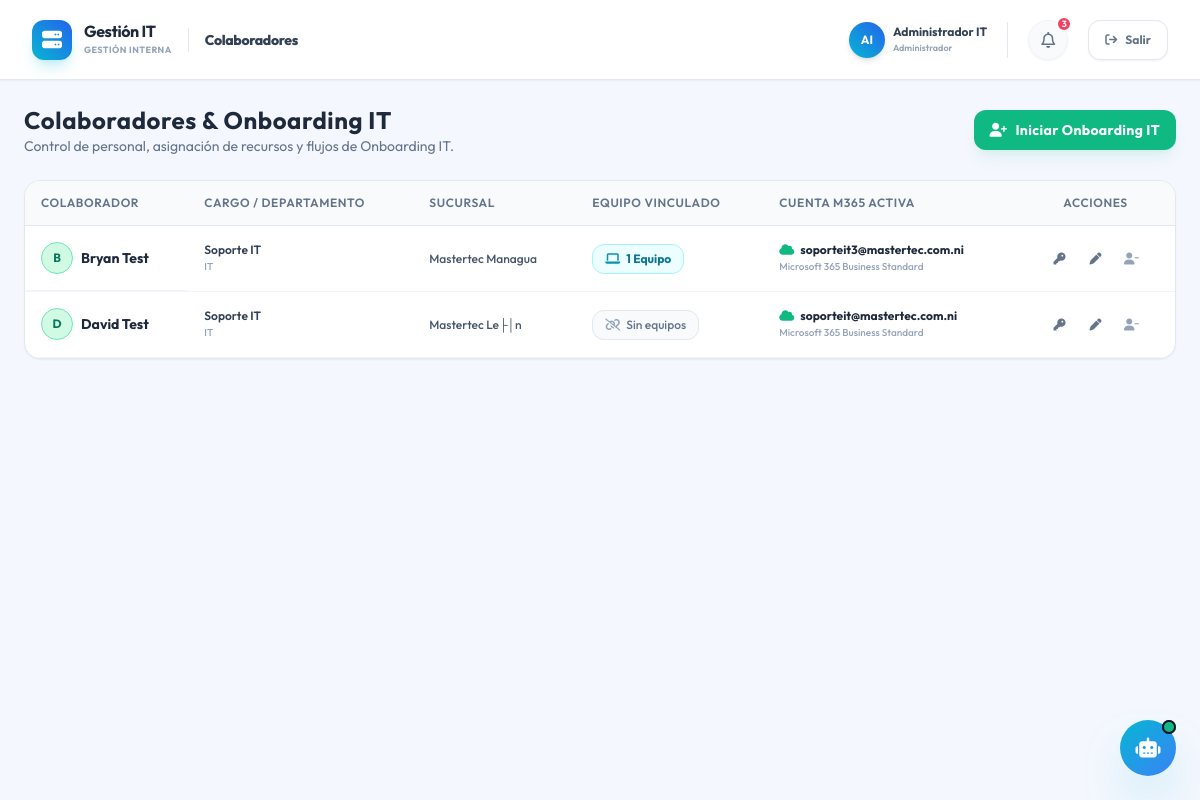
The app's page /modules/empleados/index.php (signed in), older data.
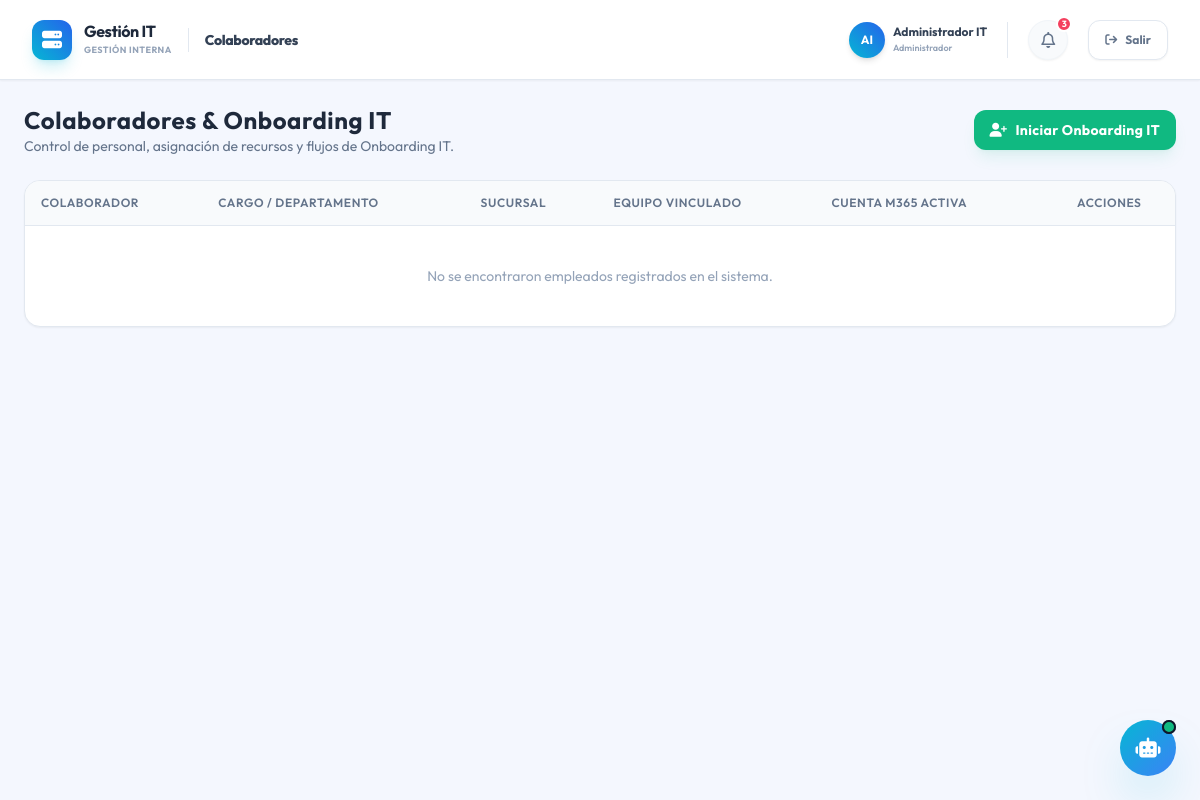
The same page, newer data.
### tables this page shows
CREATE TABLE IF NOT EXISTS `empleados` (
    `id` INT AUTO_INCREMENT PRIMARY KEY,
    `sucursal_id` INT NOT NULL,
    `nombre` VARCHAR(100) NOT NULL,
    `cargo` VARCHAR(100),
    `departamento` VARCHAR(100),
    `estado` ENUM('Activo', 'Inactivo') DEFAULT 'Activo',
    CONSTRAINT `fk_empleado_sucursal` FOREIGN KEY (`sucursal_id`) REFERENCES `sucursales`(`id`) ON DELETE RESTRICT,
    INDEX `idx_sucursal` (`sucursal_id`)
);

### config/system_config.php (called while the page is built)
<?php
return [
    'system_name' => 'Gestión IT',
];

### modules/empleados/index.php (the view, shortened to what this page needs)
<?php
require_once __DIR__ . '/../../includes/header.php';
$db = Database::getConexion();
$sql_empleados = "
    SELECT emp.*, s.nombre AS sucursal_nombre,
           (SELECT COUNT(*) FROM asignaciones WHERE empleado_id = emp.id AND fecha_devolucion IS NULL) AS cant_equipos,
           (SELECT GROUP_CONCAT(CONCAT(eq.id, ':', eq.tipo, ' - ', eq.marca, ' ', eq.modelo, ' (S/N: ', eq.service_tag_sn, ')') SEPARATOR '|')
            FROM asignaciones a JOIN equipos eq ON a.equipo_id = eq.id
            WHERE a.empleado_id = emp.id AND a.fecha_devolucion IS NULL) AS equipos_activos,
           (SELECT GROUP_CONCAT(CONCAT(eq.tipo, ' - ', eq.marca, ' ', eq.modelo, ' (S/N: ', eq.service_tag_sn, ')') SEPARATOR ', ')
            FROM asignaciones a
            JOIN equipos eq ON a.equipo_id = eq.id
            WHERE a.empleado_id = emp.id AND a.fecha_devolucion IS NULL) AS equipo_vinculado,
           (SELECT correo FROM cuentas_m365 WHERE empleado_id = emp.id AND estado = 'Activa' LIMIT 1) AS correo_m365,
           (SELECT licencia_tipo FROM cuentas_m365 WHERE empleado_id = emp.id AND estado = 'Activa' LIMIT 1) AS licencia_m365,
           (SELECT password_cifrado FROM credenciales_personales WHERE empleado_id = emp.id AND tipo = 'PC PIN' LIMIT 1) AS pc_pin_cifrado,
           (SELECT password_cifrado FROM credenciales_personales WHERE empleado_id = emp.id AND tipo = 'Pass AG' LIMIT 1) AS pass_ag_cifrado,
           (SELECT usuario FROM credenciales_personales WHERE empleado_id = emp.id AND tipo = 'Gmail' LIMIT 1) AS correo_gmail,
           (SELECT password_cifrado FROM credenciales_personales WHERE empleado_id = emp.id AND tipo = 'Gmail' LIMIT 1) AS password_gmail_cifrado
    FROM empleados emp
    JOIN sucursales s ON emp.sucursal_id = s.id
    WHERE emp.estado = 'Activo'
    ORDER BY emp.nombre ASC
";
$empleados = $db->query($sql_empleados)->fetchAll();
?>
<div class="space-y-6">
    <div class="flex flex-col sm:flex-row sm:items-center justify-between gap-4">
        <div>
            <h2 class="text-2xl font-bold text-slate-800 tracking-wide">Colaboradores & Onboarding IT</h2>
            <p class="text-slate-500 text-sm">Control de personal, asignación de recursos y flujos de Onboarding IT.</p>
        </div>
        <div>
            <button onclick="abrirModal('modal-onboarding')" class="px-4 py-2.5 rounded-xl bg-emerald-500 hover:bg-emerald-600 text-white font-bold text-sm tracking-wide shadow-lg shadow-emerald-500/10 flex items-center gap-2 transition">
                <i class="fa-solid fa-user-plus"></i> Iniciar Onboarding IT
            </button>
        </div>
    </div>
    <div class="glass-panel rounded-2xl overflow-hidden">
        <div class="overflow-x-auto">
            <table class="w-full text-left modern-table text-sm">
                <thead>
                    <tr>
                        <th class="py-3 px-4">Colaborador</th>
                        <th class="py-3 px-4">Cargo / Departamento</th>
                        <th class="py-3 px-4">Sucursal</th>
                        <th class="py-3 px-4">Equipo Vinculado</th>
                        <th class="py-3 px-4">Cuenta M365 Activa</th>
                        <th class="py-3 px-4 text-center">Acciones</th>
                    </tr>
                </thead>
                <tbody>
                    <?php if (empty($empleados)): ?>
                        <tr>
                            <td colspan="6" class="text-center py-10 text-slate-400">
                                No se encontraron empleados registrados en el sistema.
                            </td>
                        </tr>
                    <?php else: ?>
                        <?php foreach ($empleados as $emp): ?>
                            <tr class="hover:bg-emerald-50/60 cursor-pointer transition border-b border-slate-100 group" onclick='verDetalleEmpleado(<?= json_encode($emp, JSON_HEX_APOS | JSON_HEX_QUOT) ?>)'>
                                <td class="py-4 px-4 font-bold text-slate-800 group-hover:text-emerald-700 transition flex items-center gap-2">
                                    <div class="h-8 w-8 rounded-full bg-emerald-100 border border-emerald-300 flex items-center justify-center text-emerald-700 text-xs font-bold shrink-0">
                                        <?= strtoupper(substr($emp['nombre'], 0, 1)) ?>
                                    </div>
                                    <?= htmlspecialchars($emp['nombre']) ?>
                                </td>
                                <td class="py-4 px-4 text-xs text-slate-600">
                                    <div class="font-semibold text-slate-700"><?= htmlspecialchars($emp['cargo']) ?></div>
                                    <span class="text-[10px] text-slate-400 font-medium"><?= htmlspecialchars($emp['departamento']) ?></span>
                                </td>
                                <td class="py-4 px-4 text-xs font-medium text-slate-600">
                                    <?= htmlspecialchars($emp['sucursal_nombre']) ?>
                                </td>
                                <td class="py-4 px-4 text-xs">
                                     <?php if ($emp['cant_equipos'] > 0): ?>
                                         <div class="inline-flex items-center gap-1.5 px-3 py-1.5 rounded-xl bg-cyan-50 border border-cyan-200 text-cyan-700 font-bold text-xs" title="<?= htmlspecialchars($emp['equipo_vinculado']) ?>">
                                             <i class="fa-solid fa-laptop text-cyan-600 text-xs shrink-0"></i>
                                             <span><?= $emp['cant_equipos'] ?> <?= $emp['cant_equipos'] == 1 ? 'Equipo' : 'Equipos' ?></span>
                                         </div>
                                     <?php else: ?>
                                         <a href="../equipos/index.php" onclick="event.stopPropagation();" class="inline-flex items-center gap-1.5 px-3 py-1.5 rounded-xl bg-slate-50 border border-slate-200 text-slate-500 font-medium text-xs">
                                             <i class="fa-solid fa-link-slash text-slate-400 text-xs shrink-0"></i>
                                             <span>Sin equipos</span>
                                         </a>
                                     <?php endif; ?>
                                </td>
                                <td class="py-4 px-4 text-xs">
                                    <?php if (!empty($emp['correo_m365'])): ?>
                                        <div class="text-slate-700">
                                            <div class="font-bold text-slate-800 flex items-center gap-1.5">
                                                <i class="fa-solid fa-cloud text-emerald-500"></i>
                                                <?= htmlspecialchars($emp['correo_m365']) ?>
                                            </div>
                                            <span class="text-[10px] text-slate-400 font-medium"><?= htmlspecialchars($emp['licencia_m365']) ?></span>
                                        </div>
                                    <?php else: ?>
                                        <a href="../credenciales/index.php?tab=m365" onclick="event.stopPropagation();" class="text-slate-400 hover:text-emerald-600 flex items-center gap-1">
                                            <i class="fa-solid fa-link-slash"></i> Sin cuenta asociada
                                        </a>
                                    <?php endif; ?>
                                </td>
                                <td class="py-4 px-4 text-center">
                                    <div class="flex items-center justify-center gap-1" onclick="event.stopPropagation();">
                                        <a href="?details_id=<?= $emp['id'] ?>" onclick="event.stopPropagation();" class="h-8 w-8 rounded-lg hover:bg-slate-100 flex items-center justify-center text-slate-500 hover:text-emerald-600 transition" title="Ficha de Credenciales Cifradas">
                                            <i class="fa-solid fa-key text-xs"></i>
                                        </a>
                                        <button onclick='event.stopPropagation(); abrirEditarEmpleado(<?= json_encode($emp, JSON_HEX_APOS | JSON_HEX_QUOT) ?>)' class="h-8 w-8 rounded-lg hover:bg-cyan-50 flex items-center justify-center text-slate-500 hover:text-cyan-600 transition" title="Editar Empleado">
                                            <i class="fa-solid fa-pen text-xs"></i>
                                        </button>
                                        <a href="guardar.php?action=baja&id=<?= $emp['id'] ?>" onclick="event.stopPropagation(); return confirm('¿Seguro que deseas dar de baja a este empleado? Esto no eliminará los equipos del sistema, pero los liberará de su asignación.');" class="h-8 w-8 rounded-lg hover:bg-rose-50 flex items-center justify-center text-slate-400 hover:text-rose-500 transition" title="Dar de Baja Colaborador">
                                            <i class="fa-solid fa-user-minus text-xs"></i>
                                        </a>
                                    </div>
                                </td>
                            </tr>
                        <?php endforeach; ?>
                    <?php endif; ?>
                </tbody>
            </table>
        </div>
    </div>
</div>
<?php
require_once __DIR__ . '/../../includes/footer.php';
?>

### includes/header.php (shortened to what this page needs)
<?php
$sys_config_file = __DIR__ . '/../config/system_config.php';
$system_name = 'CuentasIT';
if (file_exists($sys_config_file)) {
    $sys_cfg = include $sys_config_file;
    $system_name = $sys_cfg['system_name'] ?? 'CuentasIT';
}
$topbar_title = 'Dashboard';
if (strpos($_SERVER['PHP_SELF'], '/credenciales/') !== false) {
    $topbar_title = 'Credenciales';
} elseif (strpos($_SERVER['PHP_SELF'], '/empleados/') !== false) {
    $topbar_title = 'Colaboradores';
} elseif (strpos($_SERVER['PHP_SELF'], '/tareas/') !== false) {
    $topbar_title = 'Tareas IT';
} elseif (strpos($_SERVER['PHP_SELF'], '/usuarios/') !== false) {
    $topbar_title = 'Usuarios IT';
} elseif (strpos($_SERVER['PHP_SELF'], '/configuracion/') !== false) {
    $topbar_title = 'Configuración';
}
?>
<!DOCTYPE html>
<html lang="es">
<head>
    <script src="https://cdn.tailwindcss.com"></script>
    <link rel="stylesheet" href="https://cdnjs.cloudflare.com/ajax/libs/font-awesome/6.4.0/css/all.min.css">
    <link rel="stylesheet" href="assets/css/styles.css">
    <link href="https://cdn.jsdelivr.net/npm/tom-select@2.3.1/dist/css/tom-select.css" rel="stylesheet">
</head>
<body class="bg-darkBase text-slate-800 min-h-screen">
    <?php
    $iniciales = 'IT';
    if (isset($_SESSION['user_nombre'])) {
        $palabras = explode(' ', $_SESSION['user_nombre']);
        $iniciales = '';
        $iniciales .= isset($palabras[0]) ? strtoupper(substr($palabras[0], 0, 1)) : '';
        $iniciales .= isset($palabras[1]) ? strtoupper(substr($palabras[1], 0, 1)) : '';
    }
    ?>
    <div class="min-h-screen flex flex-col">
        <header class="h-20 px-8 flex items-center justify-between sticky top-0 z-20 bg-white border-b border-slate-200 shadow-sm shrink-0">
            <div class="flex items-center gap-4">
                <a href="<?= BASE_URL ?>index.php" class="flex items-center gap-3 select-none">
                    <div class="h-10 w-10 rounded-xl bg-gradient-to-tr from-cyan-500 to-blue-600 flex items-center justify-center text-white text-xl shadow-lg shadow-cyan-500/20 shrink-0">
                        <i class="fa-solid fa-server"></i>
                    </div>
                    <div>
                        <h1 class="font-bold text-base text-slate-800 tracking-tight leading-none"><?= htmlspecialchars($system_name) ?></h1>
                        <p class="text-[9px] text-slate-400 font-bold uppercase tracking-wider mt-1">Gestión Interna</p>
                    </div>
                </a>
                <div>
                    <h2 class="text-sm font-extrabold text-slate-700 tracking-tight"><?= $topbar_title ?></h2>
                </div>
            </div>
            <div class="flex items-center gap-5">
                <?php if (isset($_SESSION['user_nombre'])): ?>
                <div class="flex items-center gap-2 border-r border-slate-200 pr-5">
                    <div class="h-9 w-9 rounded-full bg-gradient-to-tr from-cyan-500 to-blue-600 flex items-center justify-center font-bold text-white text-xs shrink-0 shadow-md">
                        <?= $iniciales ?>
                    </div>
                    <div class="hidden sm:block text-left">
                        <h4 class="text-xs font-bold text-slate-700 leading-tight"><?= htmlspecialchars($_SESSION['user_nombre']) ?></h4>
                        <p class="text-[9px] text-slate-400 font-semibold mt-0.5"><?= htmlspecialchars($_SESSION['user_rol']) ?></p>
                    </div>
                </div>
                <?php endif; ?>
                <div class="relative">
                    <button class="h-10 w-10 rounded-full bg-slate-50 border border-slate-100 flex items-center justify-center text-slate-500 hover:text-cyan-500 transition shadow-sm">
                        <i class="fa-regular fa-bell text-base"></i>
                    </button>
                    <span class="absolute -top-1 -right-1 h-4 w-4 rounded-full bg-rose-500 text-white text-[9px] font-bold flex items-center justify-center border-2 border-white">3</span>
                </div>
                <a href="<?= BASE_URL ?>logout.php" class="h-10 px-4 rounded-xl bg-white border border-slate-200 text-slate-500 hover:text-rose-500 hover:border-rose-100 flex items-center gap-2 shadow-sm transition duration-200" title="Cerrar Sesión">
                    <i class="fa-solid fa-arrow-right-from-bracket text-xs"></i>
                    <span class="text-xs font-bold">Salir</span>
                </a>
            </div>
        </header>
        <main class="flex-1 overflow-y-auto p-6">

### includes/footer.php (shortened to what this page needs)
        </main>
    </div>
    <button id="ai-toggle-btn" onclick="toggleAI()" title="Asistente IT"
            class="fixed bottom-6 right-6 z-[200] h-14 w-14 rounded-full shadow-2xl shadow-cyan-500/40 flex items-center justify-center transition-all duration-300 group hover:scale-105 hover:shadow-cyan-500/50"
            style="background: linear-gradient(135deg, #06b6d4, #3b82f6);">
        <i id="ai-btn-icon" class="fa-solid fa-robot text-white text-xl group-hover:rotate-12 transition-transform"></i>
        <span class="absolute top-0 right-0 h-3.5 w-3.5 rounded-full bg-emerald-500 border-2 border-[#0f172a]"></span>
    </button>
</body>
</html>

### assets/css/styles.css (style rules this page uses)
:root { --bg-dark-base: #0b0f19; --bg-dark-card: #151d30; --bg-dark-nav: #0e1524; --accent-blue: #3b82f6; --accent-cyan: #06b6d4; --accent-emerald: #10b981; --accent-rose: #f43f5e; --accent-amber: #f59e0b; --text-primary: #f3f4f6; --text-secondary: #9ca3af; --text-muted: #6b7280; --border-color: rgba(255, 255, 255, 0.06); --border-color-glow: rgba(59, 130, 246, 0.2); }
body { font-family: "Outfit", sans-serif; background-color: var(--bg-dark-base); color: var(--text-primary); overflow-x: hidden; }
.glass-panel { background: #ffffff; border: 1px solid #e2e8f0; box-shadow: 0 1px 2px 0 rgb(0 0 0 / 0.05); }
.modern-table th { background-color: #f8fafc; color: #64748b; font-weight: 600; text-transform: uppercase; font-size: 0.75rem; letter-spacing: 0.05em; border-bottom: 1px solid #e2e8f0; }
.modern-table td { border-bottom: 1px solid #f1f5f9; }
.modern-table tr:last-child td { border-bottom: none; }
.modern-table tr { transition: background-color 0.2s ease; }

Row changes from the older to the newer data that the page shows:
removed empleados: nombre "B", nombre "Bryan Test", cargo "Soporte IT", departamento "IT", sucursal_nombre "Mastertec Managua", cant_equipos "1", shows "Equipo", correo_m365 "soporteit3@mastertec.com.ni", licencia_m365 "Microsoft 365 Business Standard"
removed empleados: nombre "D", nombre "David Test", cargo "Soporte IT", departamento "IT", sucursal_nombre "Mastertec Le├│n", shows "Sin equipos", correo_m365 "soporteit@mastertec.com.ni", licencia_m365 "Microsoft 365 Business Standard"
Text that changed along with them:
text now shown: "No se encontraron empleados registrados en el sistema."
